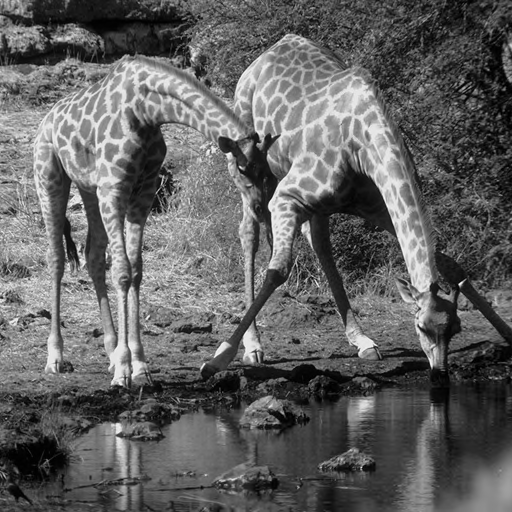
//> input picture code/data/15_Girafes.pgm, 512 x 512 px
$ ./detectSheet data/15_Girafes.pgm data/EncryptedOeuvre.png   (built with g++ and OpenCV 4)
//> lines starting //> are read from the running program, lines starting //| are printed output that depends on the picture; after the words box and inside, x2 and y2 are one past the last pixel; in counts of white or black regions, pixels touching at a corner belong together
### code/toolFunctions.hpp
#include <iostream>
#include <string>
#include "opencv2/core.hpp"
#include "opencv2/imgproc.hpp"
#include "opencv2/imgcodecs.hpp"
#include "opencv2/highgui.hpp"

void show_wait_destroy(const char* winname, cv::Mat img) {
    cv::namedWindow(winname, cv::WINDOW_NORMAL);
    cv::imshow(winname, img);
    cv::moveWindow(winname, 500, 0);
    cv::waitKey(0);
    cv::destroyWindow(winname);
}


// helper function: OpenCV
// finds a cosine of angle between vectors
// from pt0->pt1 and from pt0->pt2
// [13 lines left out: functions angle, distance, not called in this run]

template < typename T >
void printPoint(const char* message, const T& point )
{
    std::cout << message << " ";
    std::cout << "[" << point.x << "," << point.y << "]" << std::endl;
}

// Export Image :
void exportImage(const std::string& directory, const char* filename, const cv::Mat& matToWrite)
{
    std::string filepathname = directory + filename;
    cv::imwrite(filepathname.c_str(), matToWrite);
    std::cout << "[EXPORTATION] Image Exported : " << filepathname << std::endl;
}

void exportImage(const std::string& directory, const std::string& filename, const cv::Mat& matToWrite)
{
    std::string filepathname = directory + filename;
    cv::imwrite(filepathname.c_str(), matToWrite);
    std::cout << "[EXPORTATION] Image Exported : " << filepathname << std::endl;
}

### code/imageanalysis.h
#include <math.h>
#include <float.h>
#include <opencv2/core/hal/interface.h>
#include <opencv2/opencv.hpp>
#include <opencv2/imgproc.hpp>


#define IMAGEMAT_TYPE uchar

// ===================================================
// HISTOGRAMS
/*const int histSize = 256;
float range[] = { 0, 256 }; //the upper boundary is exclusive
const float* histRange[] = { range };

bool uniform = true;
bool accumulate = false;

cv::Mat grey_hist, grey_hist_perm, grey_hist_rec;

cv::calcHist( &image, 1, 0, cv::Mat(), grey_hist, 1, &histSize, histRange, uniform, accumulate );
cv::calcHist( &permutedImage, 1, 0, cv::Mat(), grey_hist_perm, 1, &histSize, histRange, uniform, accumulate );
cv::calcHist( &reconstructedImg, 1, 0, cv::Mat(), grey_hist_rec, 1, &histSize, histRange, uniform, accumulate );

// normalized histogram
int hist_w = 512;
int hist_h = 400;
int bin_w = cvRound( (double) hist_w/histSize );

cv::Mat histImage( hist_h, hist_w, CV_8UC3, cv::Scalar( 0,0,0) );

cv::normalize(grey_hist, grey_hist, 0, histImage.rows, cv::NORM_MINMAX, -1, cv::Mat() );
cv::normalize(grey_hist_perm, grey_hist_perm, 0, histImage.rows, cv::NORM_MINMAX, -1, cv::Mat() );
cv::normalize(grey_hist_rec, grey_hist_rec, 0, histImage.rows, cv::NORM_MINMAX, -1, cv::Mat() );

for( int i = 1; i < histSize; i++ )
{

    cv::line( histImage, cv::Point( bin_w*(i-1), hist_h - cvRound(grey_hist.at<float>(i-1)) ),
            cv::Point( bin_w*(i), hist_h - cvRound(grey_hist.at<float>(i)) ),
            cv::Scalar( 255, 0, 0),
            2, 8, 0  );

    cv::line( histImage, cv::Point( bin_w*(i-1), hist_h - cvRound(grey_hist_perm.at<float>(i-1)) ),
            cv::Point( bin_w*(i), hist_h - cvRound(grey_hist_perm.at<float>(i)) ),
            cv::Scalar( 0, 255, 0),
            2, 8, 0  );

    cv::line( histImage, cv::Point( bin_w*(i-1), hist_h - cvRound(grey_hist_rec.at<float>(i-1)) ),
            cv::Point( bin_w*(i), hist_h - cvRound(grey_hist_rec.at<float>(i)) ),
            cv::Scalar( 0, 0, 255),
            2, 8, 0  );
}*/


/*===========================================================================*/
// HISTOGRAM ON GRAYSCALE

// Input : Mat Image , Histogram Color
cv::Mat processBarHistogram(cv::Mat& image, cv::Scalar color = cv::Scalar( 255, 0, 0))
{
    // HISTOGRAMS
    const int histSize = 256;
    float range[] = { 0, 256 }; //the upper boundary is exclusive
    const float* histRange[] = { range };

    static bool uniform = true;
    static bool accumulate = false;

    cv::Mat histo;
    // calculate histogram
    cv::calcHist( &image, 1, 0, cv::Mat(), histo, 1, &histSize, histRange, uniform, accumulate );

    // normalized histogram
    int hist_w = 512;
    int hist_h = 400;
    int bin_w = cvRound( (double) hist_w/histSize );
    cv::Mat histoImg( hist_h, hist_w, CV_8UC3, cv::Scalar( 0,0,0) );
    cv::normalize(histo, histo, 0, histoImg.rows, cv::NORM_MINMAX, -1, cv::Mat() );

    for( int i = 0; i < histSize; i++ )
    {
        float y = (float)(hist_h - cvRound(histo.at<float>(i)));

        cv::rectangle( histoImg,
                cv::Point2f((float)bin_w*i - float(bin_w)/2.0f, (float)hist_h),
                cv::Point2f((float)bin_w*i + float(bin_w)/2.0f, y),
                color,
                cv::FILLED, 8, 0
                );
    }

    return histoImg;
}

/*===========================================================================*/
// PSNR

// return an image of PSNR greyscale and a psnr
// [60 lines left out: function processPSNR, not called in this run]


/*===========================================================================*/
// DISPLAY Pack of images
// same size as A required for all images
// [31 lines left out: functions concatenateFourMat, realConcatenateTwoMat, not called in this run]

### code/detectSheet.cpp
#include <iostream>
#include <string>
#include <vector>
#include <cfloat>
#include "imageanalysis.h"
#include "toolFunctions.hpp"

#define DEBUG_ON_DISPLAY 1

#include <opencv2/opencv.hpp>
#include <opencv2/features2d.hpp>

/* detectSheet.cpp
Objectif : Detect the sheet of paper where is the oeuvre
Return a png file where the oeuvre is corrected from distortion
*/


// ======================================================================================

int main( int argc, char** argv )
{

    const char* source_window = "Canny Edge";

    if ( argc != 3 )
    {
        printf("usage: detectSheet.out <PictureToAnalyse> <ExtractedData> \n");
        return -1;
    }
    cv::Mat image, blurred;
    cv::Mat cannyEdge;

    image = cv::imread( argv[1], cv::IMREAD_GRAYSCALE );
//> image is the input picture: 512 rows x 512 cols, CV_8UC1; min 0, max 249, mean 97.3
    const char* name  = argv[2];
//> name = "data/EncryptedOeuvre.png"
    const char* window_name = "Edge Map";

    if ( !image.data )
    {
        printf("No image data \n");
        return -1;
    }

    // ---------------------------------
    // Preprocessing : Enhanced contrast
    // ---------------------------------
    cv::Mat enhanced_image = image.clone();
    float alpha = 1.5f;
    float beta = 0.0f;

    enhanced_image.convertTo(enhanced_image, -1, alpha, beta);
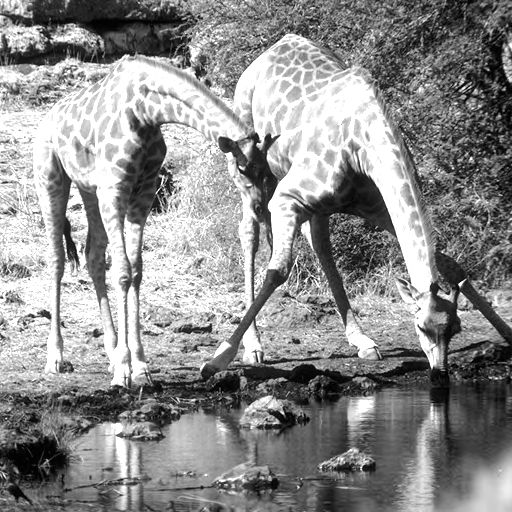
//> enhanced_image: 512 rows x 512 cols, CV_8UC1; min 0, max 255, mean 140.6
    cv::imshow("Image Enhanced", enhanced_image);
    cv::waitKey(0);

    // blurred image => contours
    enhanced_image.copyTo(blurred);
    cv::medianBlur(image, blurred, 9);
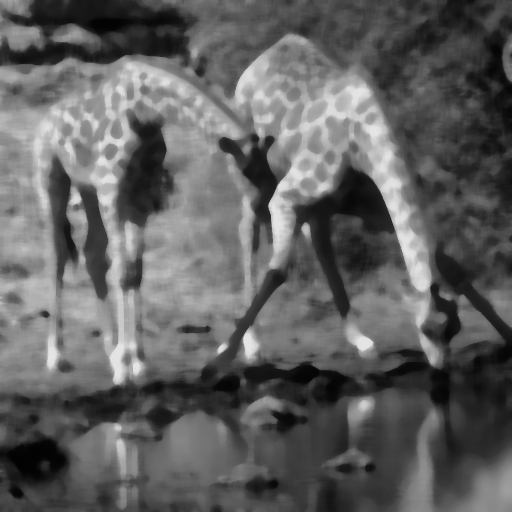
//> blurred: 512 rows x 512 cols, CV_8UC1; min 2, max 229, mean 96.3

    cannyEdge = cv::Mat::zeros(cv::Size(image.size[1], image.size[0]) , CV_8UC1);
    // Find 250 and 250*3
    int cannyThreshFound = 100;
    cv::Canny(blurred, cannyEdge, cannyThreshFound, cannyThreshFound*3, 3);
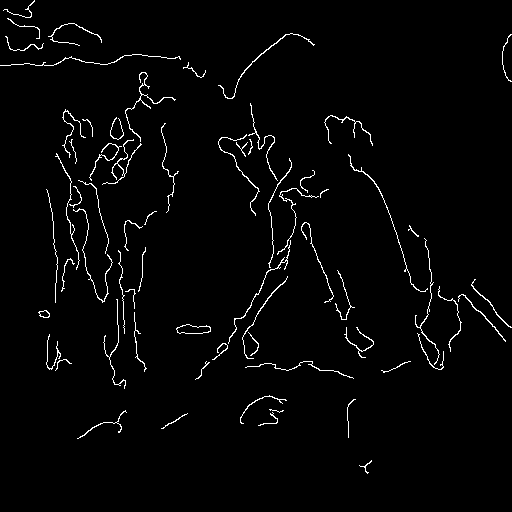
//> cannyEdge: 512 rows x 512 cols, CV_8UC1; 2.2% white in thin lines or dots
    show_wait_destroy( window_name, cannyEdge);

    // Exported
    std::string tr_name = std::to_string(cannyThreshFound) + ".png";
    exportImage(name, tr_name, cannyEdge);
//> in exportImage, `std::string filepathname = directory + filename;`: filepathname = "data/EncryptedOeuvre.png100.png"
//| [EXPORTATION] Image Exported : data/EncryptedOeuvre.png100.png

    // ====================================
    // Find contours
    // -------------
    double minCypherImageSize = 0.25 * double(image.size[0] * image.size[1]);
//> minCypherImageSize = 65536
    std::vector< std::vector <cv::Point> > contours;
    std::vector<cv::Vec4i> hierarchy;
    // dilate canny output to remove potential holes between edge segments
    cv::dilate(cannyEdge, cannyEdge, cv::UMat(), cv::Point(-1,-1));
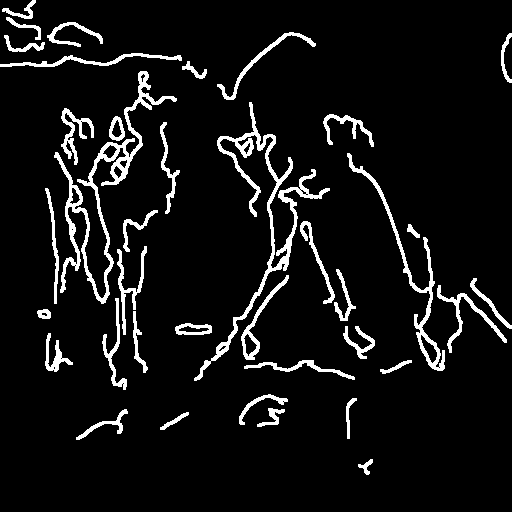
//> cannyEdge: 512 rows x 512 cols, CV_8UC1; 7.2% white; 38 white regions
    cv::findContours(cannyEdge, contours, hierarchy, cv::RETR_LIST, cv::CHAIN_APPROX_SIMPLE);
//> contours = 61 contours, 12 with area under 20; largest, box (x1, y1, x2, y2) and area: (54, 71, 177, 304) 2776, (194, 102, 330, 381) 2448, (347, 153, 445, 371) 1346, (241, 275, 289, 360) 589, (437, 285, 507, 353) 492

    std::vector<cv::Point> approximations;
    std::vector<std::vector<cv::Point>> rectangles;
    for( size_t i = 0; i < contours.size(); i++ )
    {
        cv::approxPolyDP(contours[i], approximations, cv::arcLength(contours[i], true)*0.08, true);
        if( approximations.size() == 4 && std::fabs(cv::contourArea(approximations)) > minCypherImageSize &&
            cv::isContourConvex(approximations) )
        {
            double maxCosine = 0;
            for( int j = 2; j < 5; j++ )
            {
                // find the maximum cosine of the angle between joint edges
                double cosine = std::fabs(angle(approximations[j%4], approximations[j-2], approximations[j-1]));
                maxCosine = MAX(maxCosine, cosine);
            }
            // if cosines of all angles are small
            // (all angles are ~90 degree) then write quandrange
            // vertices to resultant sequence
            if( maxCosine < 0.3 ){
                rectangles.push_back(approximations);
            }

        }
    }
//> this loop made 61 passes
//> approximations on passes 1, 2, 3, 6, 7, 10, 11, 12, 13, 15, 16: 3 Points (x, y): [372, 459], [358, 464], [366, 474], 2 Points (x, y): [188, 412], [160, 429], 3 Points (x, y): [126, 409], [76, 439], [120, 433], 3 Points (x, y): [356, 398], [346, 406], [347, 438], 3 Points (x, y): [287, 399], [258, 397], [239, 423], 4 Points (x, y): [53, 367], [54, 366], [55, 368], [54, 369], 2 Points (x, y): [411, 360], [380, 371], 2 Points (x, y): [354, 379], [244, 366], 4 Points (x, y): [60, 358], [61, 357], [62, 358], [61, 359], 3 Points (x, y): [421, 334], [437, 352], [432, 363], 3 Points (x, y): [247, 333], [257, 345], [248, 356]
//> after the loop, approximations = 4 Points (x, y): [35, 0], [28, 16], [2, 11], [31, 18]; rectangles = 0 contours

    // ====================================
    // Find the biggest surface
    cv::Mat imageColor = cv::imread(argv[1]);
    std::vector<cv::Point> ourSheet;
    ourSheet.reserve(4);
    double maxSurface = FLT_MIN;

    for (int idx=0; idx >=0; idx=hierarchy[idx][0])
    {
        cv::Scalar color( rand()&255, rand()&255, rand()&255, 80 );
        cv::drawContours( imageColor, contours, idx, color, cv::FILLED, 8, hierarchy );
    }
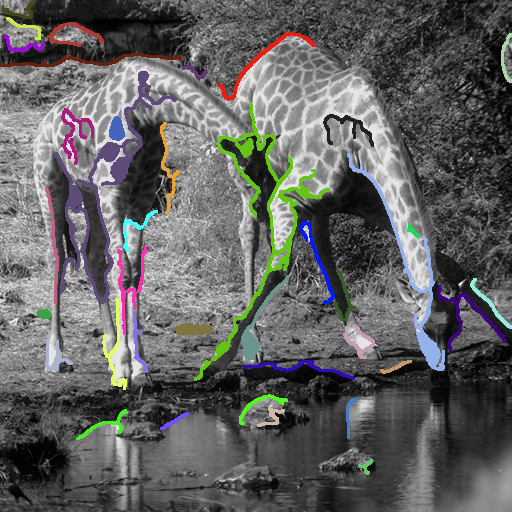
//> imageColor: 512 rows x 512 cols, CV_8UC3; 7.53% of pixels changed, all inside (x1, y1, x2, y2) = (0, 0, 512, 475)

    for (std::vector<cv::Point>& rect : rectangles)
    {
        std::cout << "Process Rectangle ... " << std::endl;
        cv::polylines(imageColor, ourSheet, true, cv::Scalar(0, 255, 0, 255), 3, cv::LINE_AA);


        if (std::fabs(cv::contourArea(rect)) > maxSurface){
            ourSheet = rect;
            maxSurface = std::fabs(cv::contourArea(rect));
        }

    }
//> this loop made 0 passes
//> after the loop, maxSurface = 1.18e-38

    std::cout << "End Processing Rectangle ... " << std::endl;
    cv::polylines(imageColor, ourSheet, true, cv::Scalar(0, 0, 255, 255), 3, cv::LINE_AA);
    show_wait_destroy("Edge Detection carre", imageColor);
    // Export Image
    exportImage(name, "_found.png", imageColor);
//> in exportImage, `std::string filepathname = directory + filename;`: filepathname = "data/EncryptedOeuvre.png_found.png"
//| [EXPORTATION] Image Exported : data/EncryptedOeuvre.png_found.png


    // ====================================
    // Warp image
    // -----------
    unsigned int pixA4_width = 2480;
    unsigned int pixA4_height = 3508;

    // ordering topLeft, topRight, bottomLeft, bottomRight
    cv::Point2f topLeft, topRight, bottomLeft, bottomRight;
    double mindist = FLT_MAX;
    double maxdist = FLT_MIN;

    for (const cv::Point& p : ourSheet)
    {
        double d = distance(cv::Point(0,0), p);
        if (d < mindist) {
            mindist = d;
            topLeft =cv::Point2f( p);
        }

        if (d > maxdist)
        {
            bottomRight =cv::Point2f( p);
            maxdist = d;
        }
    }
//> after the loop, mindist = 3.4e+38; topLeft = Point(0, 0); bottomRight = Point(0, 0); maxdist = 1.18e-38

    double disty = FLT_MAX;
    double distx = FLT_MAX;
    for (const cv::Point& p : ourSheet)
    {
        if (cv::Point2f(p) == topLeft || cv::Point2f(p) == bottomRight)
        {
            continue;
        }

        double dx = std::fabs(topLeft.x - p.x);
        double dy = std::fabs(topLeft.y - p.y);

        if (dx < distx) {
            distx = dx;
            bottomLeft = cv::Point2f(p);
        }

        if (dy < disty)
        {
            disty = dy;
            topRight = cv::Point2f(p);
        }
    }
//> after the loop, distx = 3.4e+38; bottomLeft = Point(0, 0); disty = 3.4e+38; topRight = Point(0, 0)

    printPoint("topLeft", topLeft);
//| [0,0]
    printPoint("topRight", topRight);
//| [0,0]
    printPoint("bottomLeft", bottomLeft);
//| [0,0]
    printPoint("bottomRight", bottomRight);
//| [0,0]

    cv::Point2f src[4] = {topLeft, topRight, bottomLeft, bottomRight};
    cv::Point2f dst[4] = {cv::Point2f(0.0f, 0.0f),
                        cv::Point2f((float)pixA4_width, 0.0f),
                          cv::Point2f(0.0f, (float)pixA4_height),
                          cv::Point2f((float)pixA4_width, (float)pixA4_height)};
    cv::Mat perspectiveMatrix = cv::getPerspectiveTransform(src, dst);
//> perspectiveMatrix = [[-1.19e-17, -1.63e-17, -4.36e-33], [-0.707, 1.21e-17, -4.4e-48], [0.707, -3.81e-18, -6.26e-32]]

    cv::Mat warpImage = cv::Mat::zeros(cv::Size(pixA4_height, pixA4_width), CV_8UC1);

    cv::warpPerspective(image, warpImage, perspectiveMatrix, cv::Size(pixA4_width, pixA4_height));
//> warpImage: 3508 rows x 2480 cols, CV_8UC1; every value is 177
    // Export Image
    exportImage(name, "_perspective.png", warpImage);
//| [EXPORTATION] Image Exported : data/EncryptedOeuvre.png_perspective.png
    show_wait_destroy("Warp Image ", warpImage);

    // histogram
    cv::Mat histo = processBarHistogram(warpImage, cv::Scalar(0, 255, 0));
//> in processBarHistogram, `cv::calcHist( &image, 1, 0, cv::Mat(), histo, 1, &histSize, histRange,..`: histo = 256 values, max 8699840 at index 177, min 0 at index 0, mean 33983.8
//> in processBarHistogram, `cv::normalize(histo, histo, 0, histoImg.rows, cv::NORM_MINMAX, -1, cv:..`: histo = 256 values, max 400 at index 177, min 0 at index 0, mean 1.56
//> after the loop in processBarHistogram, `for( int i = 0; i < histSize; i++ )`:
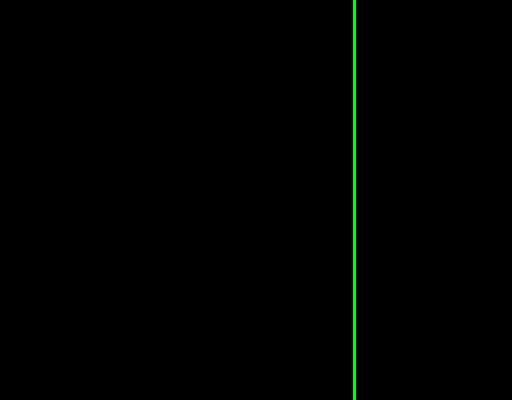
//> histoImg: 400 rows x 512 cols, CV_8UC3; mean B, G, R 0, 1.5, 0
    show_wait_destroy("Histogram", histo);


    return EXIT_SUCCESS;
}
